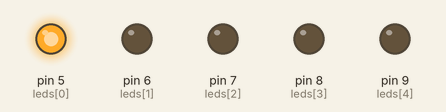
Simulated run of this sketch. Board: Arduino Uno, built with avr-gcc and run on an emulated ATmega328P. Parts: output pins drawn as LEDs (lit = HIGH).

Above: at 0.1 s.
At 1.1 s:
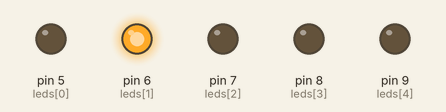
At 2.1 s:
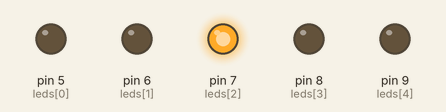
At 3.1 s:
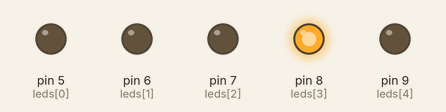
At 4.1 s:
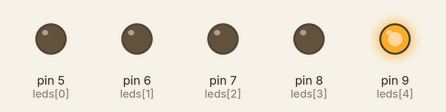
At 4.6 s:
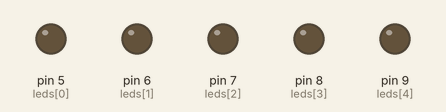
Timing chart, 0 to 6.1 s (numbered marks = the images above):
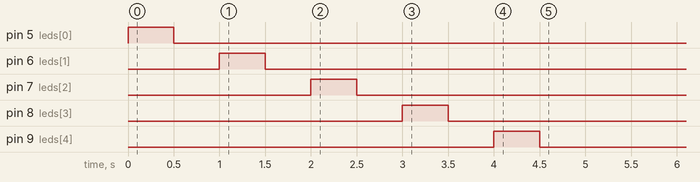

The sketch:

Aula10_3.ino
```cpp
int leds[5] = {5,6,7,8,9};
void setup() {

  for(int i=0;i<5;i++){
    pinMode(leds[i], OUTPUT);
    digitalWrite(leds[i], HIGH);
    delay(500);
    digitalWrite(leds[i], LOW);
    delay(500);
  }

}
void loop() {
}
```
